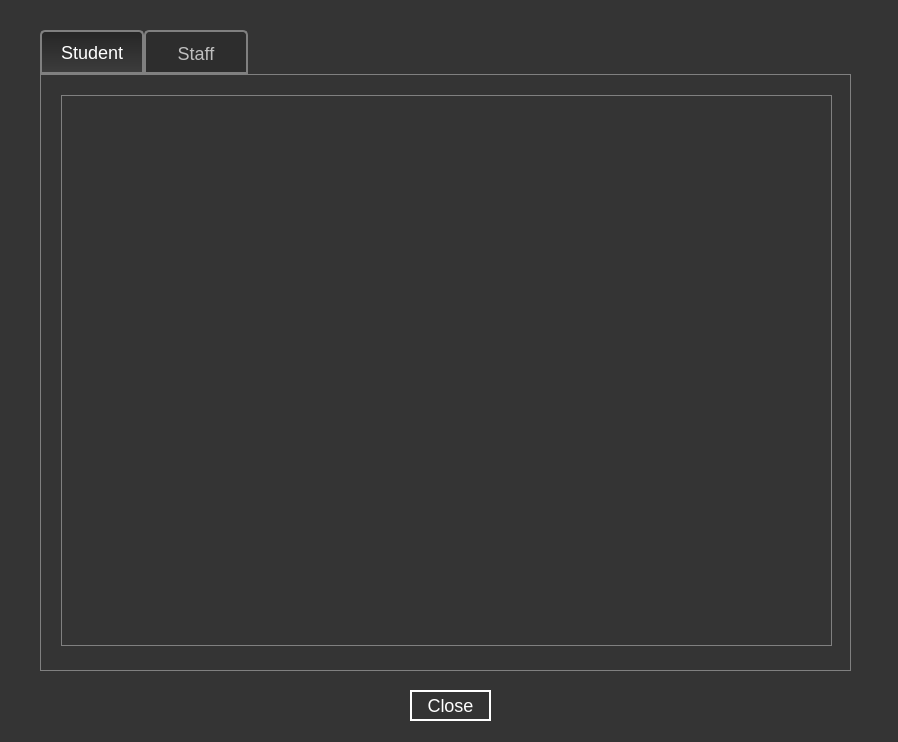
<?xml version="1.0" encoding="UTF-8"?>
<ui version="4.0">
 <class>ShowCustomerDataOption</class>
 <widget class="QDialog" name="ShowCustomerDataOption">
  <property name="geometry">
   <rect>
    <x>0</x>
    <y>0</y>
    <width>898</width>
    <height>742</height>
   </rect>
  </property>
  <property name="minimumSize">
   <size>
    <width>0</width>
    <height>685</height>
   </size>
  </property>
  <property name="maximumSize">
   <size>
    <width>1000</width>
    <height>1000</height>
   </size>
  </property>
  <property name="windowTitle">
   <string>Customer Info</string>
  </property>
  <property name="styleSheet">
   <string notr="true">QDialog
{
	background-color: rgb(52, 52, 52);
}
QPushButton
{
	color: rgb(255, 255, 255);
	border-style: solid;
	border-width: 2px;
	border-color: rgb(255, 255, 255);
	font-size: 18px;
}
QPushButton:hover
{
	background-color: rgb(255, 255, 255);
	color: rgb(52, 52, 52);
}</string>
  </property>
  <widget class="QPushButton" name="pushButton_close">
   <property name="geometry">
    <rect>
     <x>410</x>
     <y>690</y>
     <width>81</width>
     <height>31</height>
    </rect>
   </property>
   <property name="text">
    <string>Close</string>
   </property>
   <property name="autoDefault">
    <bool>false</bool>
   </property>
  </widget>
  <widget class="QTabWidget" name="tabWidget">
   <property name="geometry">
    <rect>
     <x>40</x>
     <y>30</y>
     <width>811</width>
     <height>641</height>
    </rect>
   </property>
   <property name="styleSheet">
    <string notr="true">QTabWidget::pane
{
    border: 1px solid gray;
    background-color: rgb(52, 52, 52);
}
QTabBar::tab
{
	background-color: rgb(45, 45, 45);
    color: rgb(191, 191, 191);
	font-size: 18px;
	width: 100px;
	height: 40px;
	border: 2px solid gray;
	border-top-left-radius: 5px;
	border-top-right-radius: 5px;
	border-bottom-left-radius: -9px;
}
QTabBar::tab:hover
{
	background-color: rgb(77, 77, 77);
}
QTabBar::tab:selected
{
    color: rgb(255, 255, 255);
    background: qlineargradient( x1: 0, y1: 0, x2: 0, y2: 1, stop: 0 #262626, stop: 1.0 #3D3D3D );
}
QTableView
{
	border: 1px solid gray;
	background-color: rgb(52, 52, 52);
	alternate-background-color: rgb(88, 88, 88);
	color: rgb(255, 255, 255);
	font: 17px;
	gridline-color: gray;
}
QHeaderView
{
	background-color: rgb(52, 52, 52);
}
QHeaderView::section
{
	background-color: rgb(52, 52, 52);	
	color: rgb(255, 255, 255);
	font: bold;
}
QTableView QTableCornerButton::section 
{
	background-color: rgb(52, 52, 52);	
}</string>
   </property>
   <property name="currentIndex">
    <number>0</number>
   </property>
   <property name="iconSize">
    <size>
     <width>16</width>
     <height>16</height>
    </size>
   </property>
   <widget class="QWidget" name="tab_student">
    <attribute name="title">
     <string>Student</string>
    </attribute>
    <widget class="QTableView" name="tableView_student">
     <property name="geometry">
      <rect>
       <x>20</x>
       <y>20</y>
       <width>771</width>
       <height>551</height>
      </rect>
     </property>
     <property name="styleSheet">
      <string notr="true"/>
     </property>
    </widget>
   </widget>
   <widget class="QWidget" name="tab_staff">
    <attribute name="title">
     <string>Staff</string>
    </attribute>
    <widget class="QTableView" name="tableView_staff">
     <property name="geometry">
      <rect>
       <x>20</x>
       <y>20</y>
       <width>771</width>
       <height>551</height>
      </rect>
     </property>
    </widget>
   </widget>
  </widget>
 </widget>
 <resources/>
 <connections/>
</ui>
